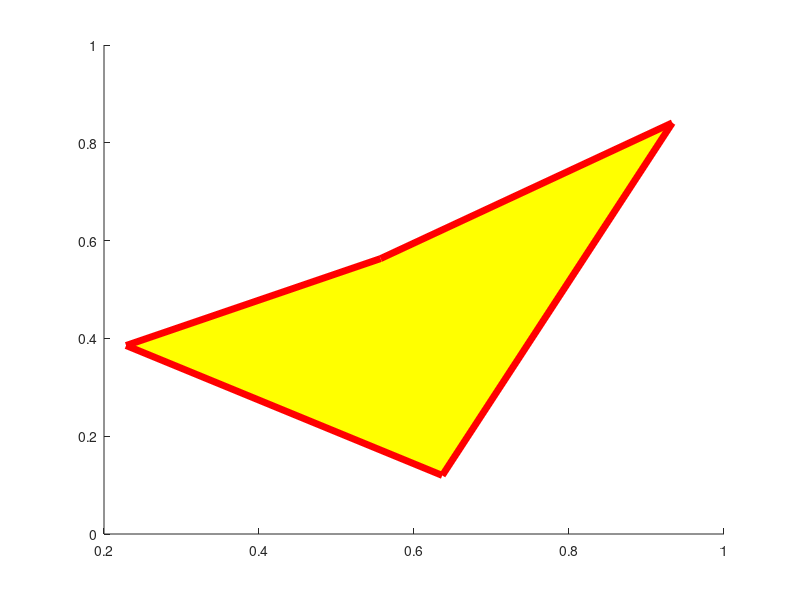

This chart was generated by the following MATLAB code: (Note: this script raises an error after producing the figure.)
%% MATLAB for Brain and Cognitive Scientists (MIT Press 2017)
% mikexcohen@gmail.com
%
% This script contains solutions and tips for most exercises in the book.
% If you are struggling with an exercise not in this list, email me with an
% explanation of what you've already tried and what you need help with.

%% Chapter 6

% exercise 10
((1:6)-1)*2+10

%% Chapter 7

% exercise 1
mod((1:15)-1,3)+1


% exercise 2
% Does each call to randn in the if-statement produce the same number?


% exercise 3
for i=1:20
    % define post-script
    ps = 'th'; % default
    if i==1
        ps = 'st';
    elseif i==2
        ps = 'nd';
    elseif i==3
        ps = 'rd';
    end
    
    % print text
    disp([ 'This is the ' num2str(i) ps ' element.' ])
end
% However, the above code is not a complete solution:
% If the loop goes above 100, it would print "101th element," which is
% incorrect. Thus, a full solution requires evaluating only the
% single-digit position of the number.


% exercise 5
for i=1:10
    % initialize
    if i==1
        data = zeros(10,40);
    end
    
    % rest of code here
end

%% Chapter 8

% exercise 2
a = randn(10,2);
a(4:end,:) = []

% exercise 6, hint:
[ 'the number ' num2str(3) '.' ]

%% Chapter 9

% exercise 3
figure(1), clf
h = patch(rand(4,1),rand(4,1),'k');
set(h,'FaceColor','y','EdgeColor','r','linewidth',5)
get(h) % for more options to change

%% Chapter 10

% exercise 6
A = [1 1; 2 2]; % for example...
Ainv = pinv(A);
A*Ainv % should be eye(2) for invertible matrix


% exercise 13
bsxfun(@times,randn(4,6),1:4)
% note: bsxfun is picky about vector orientation. 
%       In the code above, you need to transpose 1:4.

%% Chapter 11

% exercise 1
srate = 1000; % assume Hz
time  = 0:1/srate:10; % technically, this is *slightly* more than 10 seconds!
frex  = [ 2 8 11 29 ];
ampl  = [ 4 7  1 10 ];

% initialize
signal = zeros(size(time));
for fi=1:length(frex)
    signal = signal + ampl(fi)*sin(2*pi*frex(fi)*time);
end

% add noise (notice that the noise amplitude is a function of the average
% of all individual signal amplitudes)
signalLittle = signal + randn(size(time))*mean(ampl)*5;
signalLots   = signal + randn(size(time))*mean(ampl)*50;


figure(1), clf
subplot(311), plot(time,signal), title('Pure signal')
subplot(312), plot(time,signalLittle), title('Signal and little noise')
subplot(313), plot(time,signalLots), title('Signal and lots of noise')


% exercise 9
% Check out the coverart.m file!

% exercise 14
figure(1), clf
plot([0 2],[0 1],'k','linew',4)
axis([-3 3 -3 3])
axis square, grid on
xlabel('Real axis'), ylabel('Imaginary axis')

%% Chapter 12

% exercise 3

% import picture and convert to numeric
pic = imread('saturn.png');
pic = double(squeeze(pic(:,:,1)));

% create gaussian
[x,y]  = meshgrid(-250:250);
s = 30; % width, feel free to change
gaus2d = exp( -(x.^2 + y.^2)/(2*s^2) );


% step 1
N     = size(pic);
M     = size(gaus2d);
nConv = N+M-1;
halfK = floor(M/2);

% step 2
picX  = fft2(pic,nConv(1),nConv(2));
gausX = fft2(gaus2d,nConv(1),nConv(2));

% step 3
gausX = gausX ./ max(gausX(:));

% step 4
cr = ifft2( picX.*gausX );

% step 5
cr = cr( halfK(1)+1:end-halfK(1) , halfK(2)+1:end-halfK(2) );

% making the images is up to you!

%% Chapter 13

% exercise 1

% 'measured' data
data      = round(randn(1,6)*5);
datatimes = 1:6;

% requested (interpolated) time points
newtimes  = 1:.001:6;

F = griddedInterpolant(datatimes,data,'spline');
newdata = F(newtimes);


%% Chapter 14

% exercise 1

% convert counts to probabilities
x  = .01:.01:.99;
dp = bsxfun(@minus,norminv(x)',norminv(x));
rb = -bsxfun(@plus,norminv(x)',norminv(x))/2;



% show the 2D d' space
figure(4), clf
imagesc(x,x,dp)
xlabel('False alarm rate')
ylabel('Hit rate')
hold on % we'll plot lines on top
axis square

% colors for isosensitivity curves
colorz = 'rbmk';

% the d' values
dp2plot = [ 1 1.5 2 2.5];
rb2plot = [.3 .5 .9 1.5];
tol = .01;

for dpi=1:length(dp2plot)
    
    % find points
    idx = find(dp>dp2plot(dpi)-tol & dp<dp2plot(dpi)+tol);
    
    % and plot isosensitivity curves
    [yi,xi] = ind2sub(size(dp),idx);
    plot(x(xi),x(yi),[ colorz(dpi) 'o-' ],'linew',1,'markersize',6,'markerfacecolor',colorz(dpi))
    
    
    
    % find points
    idx = find(rb>rb2plot(dpi)-tol & rb<rb2plot(dpi)+tol);
    
    % and plot isosensitivity curves
    [yi,xi] = ind2sub(size(rb),idx);
    plot(x(xi),x(yi),[ colorz(dpi) 'o-' ],'linew',1,'markersize',6,'markerfacecolor',colorz(dpi))
    
end

%% Chapter 15

% exercise 8

% generate the data
d = round(rand(10000,1)*(2345-14)+14);
% using the toolbox function
dd = prctile(d,98);

%% Chapter 16

% exercise 1

% inside the triple-loop will be the following
% create data (ns=number of points, cs=correlation strengths)
x = randn(ns,2);
x(:,2) = x(:,1)*cs(ci) + x(:,2)*sqrt(1-cs(ci)^2);

% correlation (or you can use corr or corrcoef
x = bsxfun(@minus,x,mean(x,1));
x = bsxfun(@rdivide,x,std(x,[],1));
tmp = x'*x / (ns(ni)-1);
corrmat(ni,ci,ti,1) = tmp(1,2); % store the absolute correlation (you'll also need the different from cs)


% exercise 6
a = 1:5; % row vector
a(:)


% exercise 7
realcor = corr(x,y);
for permi=1:1000
    permcor(permi) = corr(x,y(randperm(length(y))));
end
zcor = (realcor-mean(permcor)) / std(permcor);


%% Chapter 17

% exercise 6
% to compute eigenvector magnitude:
vecnorm = norm(evecs(:,10)) % for vector #10
% or 
vecnorm = sqrt(sum(evecs(:,10).^2))


%% Chapter 18

% exercise 6:
% The most common mistake here is to average together the complex Fourier
% coefficients over trials. You should first extract power with abs().^2 and
% then average the power values over trials.

% exercise 7:
data = randn(120,100);
dataHann = bsxfun(@times,data,.5*(1-cos(2*pi*(1:100)/(100-1))));
figure(5), clf
plot(sum( (dataHann-data).^2 ,1),'linew',2)
xlabel('Time (a.u.)'), ylabel('SSE')

% exercises 10:
load EEGrestingState.mat

n = length(eegdata);
epochs = reshape(eegdata,2048,[]);

fNot = mean( abs(fft(epochs)/2048).^2 ,2);
fHan = mean( abs(fft(bsxfun(@times,epochs,.5*(1-cos(2*pi*(1:2048)/(2048-1)))') )/2048).^2 ,2);

hz = linspace(0,srate/2,floor(2048/2)+1);

clf
plot(hz,fNot(1:length(hz)),hz,fHan(1:length(hz)),'linew',2)
set(gca,'xlim',[0 60])
xlabel('Frequency (Hz)'), ylabel('Power (\muV^2)')
legend({'Hann-tapered';'No taper'})


% exercise 11 (uses the same data as above)

fepoch = mean( abs(fft(epochs,n)/2048).^2 ,2);
fConti = abs(fft(eegdata)/n).^2;
hz = linspace(0,srate/2,floor(length(eegdata)/2)+1);


clf
plot(hz,fepoch(1:length(hz)),'linew',2), hold on
plot(hz,fConti(1:length(hz)),'linew',2)

fNot = mean( abs(fft(epochs)/2048).^2 ,2);
hz = linspace(0,srate/2,floor(2048/2)+1);

plot(hz,fNot(1:length(hz)),'linew',2)
legend({'epoched large N','continuous','epoched small N'})
set(gca,'xlim',[0 60])


%% Chapter 19

% Exercise 4

srate = 1000;
sigtime = 0:1/srate:2;
signal1 = sin(2*pi*30*sigtime);

wavtime = -2:1/srate:2;

% baseline time window
basetime = [.8 1.2];

nData = length(sigtime);
nKern = length(wavtime);
nConv = nData+nKern-1;
nHfkn = floor(length(wavtime)/2)+1;

nFrex = 50;
frex  = linspace(1,srate/10,nFrex);
s     = linspace(4,12,nFrex) ./ (2*pi.*frex);
sigX  = fft(signal1,nConv);
tf    = zeros(nFrex,length(signal1));

for fi=1:nFrex
    
    % create Morlet wavelet
    cmw = exp(  2*1i*pi*frex(fi)*wavtime - (wavtime.^2)/(2*s(fi)^2) );
    
    % compute its FFT      
    cmwX = fft(cmw,nConv);
    cmwX = cmwX./max(cmwX);
    
    % 'meat' of convolution
    as = ifft( sigX .* cmwX );
    
    tp = abs( as(nHfkn:end-nHfkn+1) )*2;
    tf(fi,:) = 10*log10( tp/mean(tp(dsearchn(sigtime',basetime(1)):dsearchn(sigtime',basetime(2)))) );
end

figure(8), clf

subplot(211)
plot(sigtime,signal1)
set(gca,'ylim',[-1.05 1.05])

subplot(212)
contourf(sigtime,frex,tf,40,'linecolor','none')


% Exercise 9
% triangle frequency modulation
srate = 1000;
sigtime = 0:1/srate:8;
freqTS = abs(mod(sigtime,2)-1)*10;
meanF = mean(freqTS);
k = 2*pi/srate;
signal1 = sin(2*pi.*meanF.*sigtime + k*cumsum(freqTS-meanF));
% then do standard time-frequency analysis on signal1


















